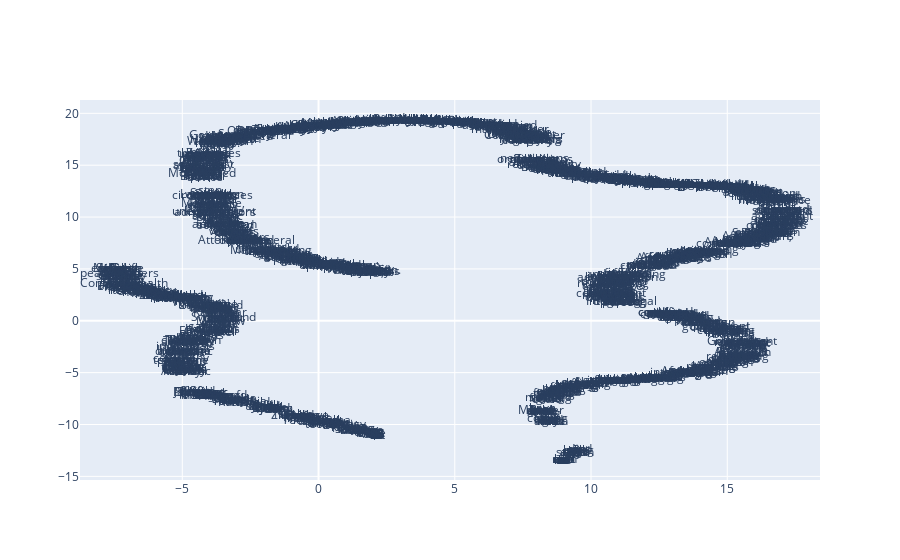

This figure's notebook cell:
### Markdown cell above
#### Visualising Word Embeddings

### Code cell
from sklearn.manifold import TSNE  # final reduction
import umap.umap_ as umap
import numpy as np  # array handling
from plotly.offline import init_notebook_mode, iplot, plot
import plotly.graph_objs as go


def reduce_dimensions(model, _method='umap'):
    num_dimensions = 2  # final num dimensions (2D, 3D, etc)

    # extract the words & their vectors, as numpy arrays
    vectors = np.asarray(model.wv.vectors)
    labels = np.asarray(model.wv.index_to_key)  # fixed-width numpy strings

    # reduce
    if _method == 'tsne':
        _reduce = TSNE(n_components=num_dimensions, random_state=0)
    else:
        _reduce = umap.UMAP()

    vectors = _reduce.fit_transform(vectors)

    x_vals = [v[0] for v in vectors]
    y_vals = [v[1] for v in vectors]
    return x_vals, y_vals, labels


x_vals, y_vals, labels = reduce_dimensions(model)


def plot_with_plotly(x_vals, y_vals, labels, plot_in_notebook=True):
    trace = go.Scatter(x=x_vals, y=y_vals, mode='text', text=labels)
    data = [trace]

    if plot_in_notebook:
        init_notebook_mode(connected=True)
        iplot(data, filename='word-embedding-plot')
    else:
        plot(data, filename='word-embedding-plot.html')


def plot_with_matplotlib(x_vals, y_vals, labels):
    import matplotlib.pyplot as plt
    import random

    random.seed(0)

    plt.figure(figsize=(12, 12))
    plt.scatter(x_vals, y_vals)

    #
    # Label randomly subsampled 25 data points
    #
    indices = list(range(len(labels)))
    selected_indices = random.sample(indices, 25)
    for i in selected_indices:
        plt.annotate(labels[i], (x_vals[i], y_vals[i]))


try:
    get_ipython()
except Exception:
    plot_function = plot_with_matplotlib
else:
    plot_function = plot_with_plotly

plot_function(x_vals, y_vals, labels)

### Figure 1 — Plotly figure (JSON) as saved in the notebook; plotly's stock layout.template omitted (floating-point values rounded to 4 significant figures; data arrays with more than 128 entries replaced by an {"elided": "..."} marker saying what was removed)
{"data": [{"mode": "text", "text": {"elided": "1762 str values"}, "x": {"elided": "1762 float values"}, "y": {"elided": "1762 float values"}, "type": "scatter"}], "layout": {}}
